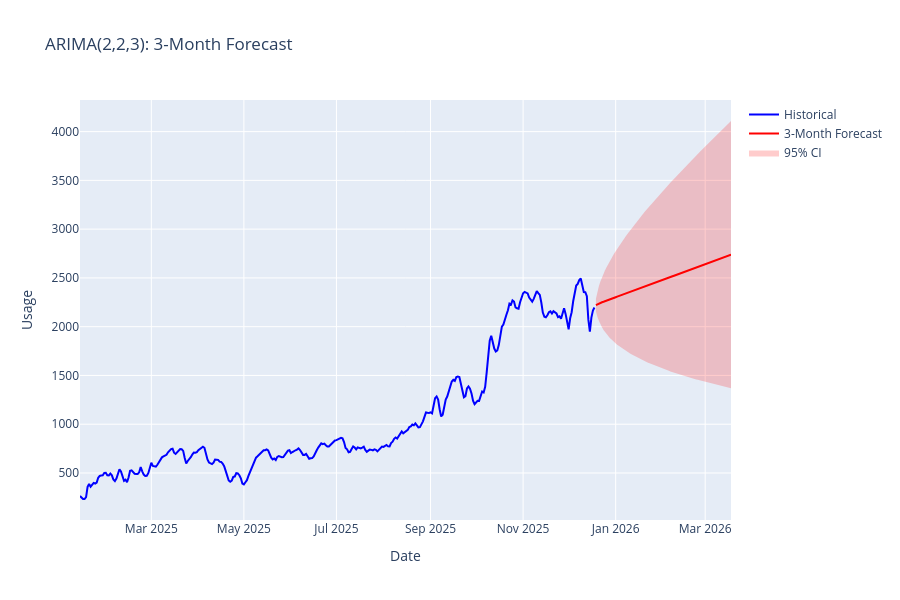

Notebook code cell kept with this figure:
### Code cell
# Plot the forecast
#
import plotly.graph_objects as go

last_date = df_smoothed.index.max()
forecast_dates = pd.date_range(
    start=last_date + pd.Timedelta(days=1), periods=forecast_days, freq="D"
)


fig = go.Figure()

# Historical data
fig.add_trace(
    go.Scatter(
        x=df_smoothed.index,
        y=df_smoothed["Usage"],
        mode="lines",
        name="Historical",
        line=dict(color="blue"),
    )
)

# Forecast
fig.add_trace(
    go.Scatter(
        x=forecast_dates,
        y=forecast_vals,
        mode="lines",
        name="3-Month Forecast",
        line=dict(color="red", width=2),
    )
)

# Confidence interval - USE .iloc[:, 0] and .iloc[:, 1]
fig.add_trace(
    go.Scatter(
        x=list(forecast_dates) + list(forecast_dates[::-1]),
        y=list(conf_int.iloc[:, 1]) + list(conf_int.iloc[:, 0][::-1]),  # ← Fixed!
        fill="toself",
        fillcolor="rgba(255,0,0,0.2)",
        line=dict(color="rgba(255,255,255,0)"),
        name="95% CI",
    )
)

fig.update_layout(
    title="ARIMA(2,2,3): 3-Month Forecast",
    xaxis_title="Date",
    yaxis_title="Usage",
    height=600,
)

fig.show()
